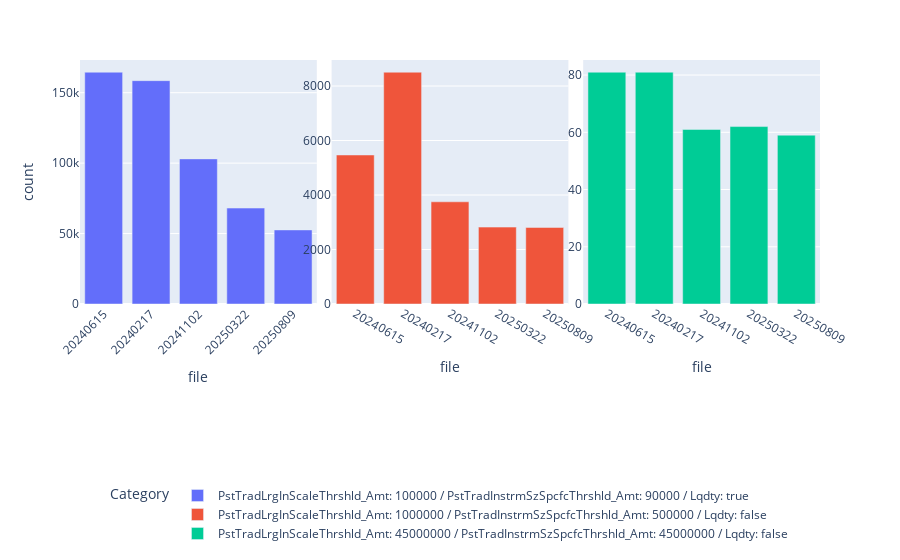

The cell this chart's notebook holds for it:
### Code cell
import plotly.express as px

fig = px.bar(stat, x="file", y="count",
             color="Category", facet_col="Category",
            facet_col_wrap=3)
fig.update_layout(
    # barmode='sta 
    xaxis_tickangle=-45,
    legend=dict(
        orientation="h",      # horizontal legend
        yanchor="bottom",
        y=-1,               # move below plot
        xanchor="center",
        x=0.5
    )
)
fig.update_yaxes(matches=None, showticklabels = True)
for anno in fig['layout']['annotations']:
    anno['text']=''
fig.show()

### Figure 1 — Plotly figure (JSON) as saved in the notebook; plotly's stock layout.template omitted (floating-point values rounded to 4 significant figures)
{"data": [{"hovertemplate": "Category=PstTradLrgInScaleThrshld_Amt: 100000 / PstTradInstrmSzSpcfcThrshld_Amt: 90000 / Lqdty: true<br>file=%{x}<br>count=%{y}<extra></extra>", "legendgroup": "PstTradLrgInScaleThrshld_Amt: 100000 / PstTradInstrmSzSpcfcThrshld_Amt: 90000 / Lqdty: true", "marker": {"color": "#636efa", "pattern": {"shape": ""}}, "name": "PstTradLrgInScaleThrshld_Amt: 100000 / PstTradInstrmSzSpcfcThrshld_Amt: 90000 / Lqdty: true", "orientation": "v", "showlegend": true, "textposition": "auto", "type": "bar", "x": ["20240615", "20240217", "20241102", "20250322", "20250809"], "xaxis": "x", "y": [164544, 158544, 103005, 68093, 52586], "yaxis": "y"}, {"hovertemplate": "Category=PstTradLrgInScaleThrshld_Amt: 1000000 / PstTradInstrmSzSpcfcThrshld_Amt: 500000 / Lqdty: false<br>file=%{x}<br>count=%{y}<extra></extra>", "legendgroup": "PstTradLrgInScaleThrshld_Amt: 1000000 / PstTradInstrmSzSpcfcThrshld_Amt: 500000 / Lqdty: false", "marker": {"color": "#EF553B", "pattern": {"shape": ""}}, "name": "PstTradLrgInScaleThrshld_Amt: 1000000 / PstTradInstrmSzSpcfcThrshld_Amt: 500000 / Lqdty: false", "orientation": "v", "showlegend": true, "textposition": "auto", "type": "bar", "x": ["20240217", "20240615", "20241102", "20250322", "20250809"], "xaxis": "x2", "y": [8506, 5468, 3750, 2821, 2809], "yaxis": "y2"}, {"hovertemplate": "Category=PstTradLrgInScaleThrshld_Amt: 45000000 / PstTradInstrmSzSpcfcThrshld_Amt: 45000000 / Lqdty: false<br>file=%{x}<br>count=%{y}<extra></extra>", "legendgroup": "PstTradLrgInScaleThrshld_Amt: 45000000 / PstTradInstrmSzSpcfcThrshld_Amt: 45000000 / Lqdty: false", "marker": {"color": "#00cc96", "pattern": {"shape": ""}}, "name": "PstTradLrgInScaleThrshld_Amt: 45000000 / PstTradInstrmSzSpcfcThrshld_Amt: 45000000 / Lqdty: false", "orientation": "v", "showlegend": true, "textposition": "auto", "type": "bar", "x": ["20240217", "20240615", "20250322", "20241102", "20250809"], "xaxis": "x3", "y": [81, 81, 62, 61, 59], "yaxis": "y3"}], "layout": {"annotations": [{"font": {}, "showarrow": false, "text": "", "x": 0.16, "xanchor": "center", "xref": "paper", "y": 1, "yanchor": "bottom", "yref": "paper"}, {"font": {}, "showarrow": false, "text": "", "x": 0.5, "xanchor": "center", "xref": "paper", "y": 1, "yanchor": "bottom", "yref": "paper"}, {"font": {}, "showarrow": false, "text": "", "x": 0.84, "xanchor": "center", "xref": "paper", "y": 1, "yanchor": "bottom", "yref": "paper"}], "barmode": "relative", "legend": {"orientation": "h", "title": {"text": "Category"}, "tracegroupgap": 0, "x": 0.5, "xanchor": "center", "y": -1, "yanchor": "bottom"}, "margin": {"t": 60}, "xaxis": {"anchor": "y", "domain": [0, 0.32], "tickangle": -45, "title": {"text": "file"}}, "xaxis2": {"anchor": "y2", "domain": [0.34, 0.66], "matches": "x", "title": {"text": "file"}}, "xaxis3": {"anchor": "y3", "domain": [0.68, 1.0], "matches": "x", "title": {"text": "file"}}, "yaxis": {"anchor": "x", "domain": [0, 1], "showticklabels": true, "title": {"text": "count"}}, "yaxis2": {"anchor": "x2", "domain": [0, 1], "showticklabels": true}, "yaxis3": {"anchor": "x3", "domain": [0, 1], "showticklabels": true}}}
